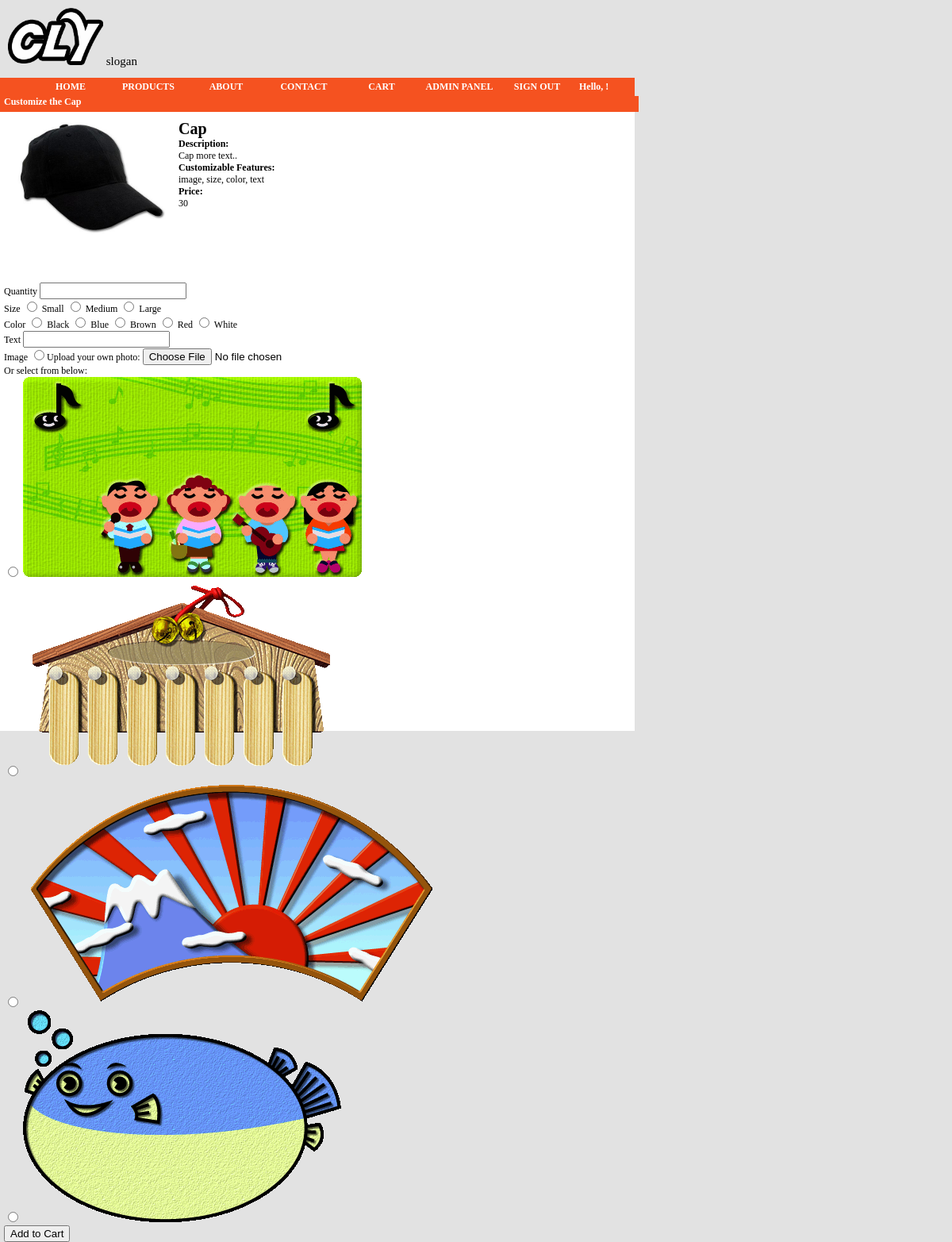
Page /add_product.php?id=3 (signed in) on the committed database.
### tables this page shows
CREATE TABLE IF NOT EXISTS products (
id INTEGER NOT NULL AUTO_INCREMENT PRIMARY KEY,
name VARCHAR(50) NOT NULL,
description VARCHAR(1024) NOT NULL,
price DOUBLE NOT NULL,
attr_list VARCHAR(50) NOT NULL,
sample_image VARCHAR(70) NOT NULL
);

CREATE TABLE IF NOT EXISTS images(
id INTEGER NOT NULL AUTO_INCREMENT PRIMARY KEY,
path VARCHAR(100) NOT NULL,  
owner INTEGER NOT NULL  
);

### classes/Product.php (called while the page is built, shortened)
<?php
class Product {
  private $info = array();
  static function find($id){
    $id = intval($id);
    $result = sql("SELECT * FROM products WHERE id = $id", SQL_SINGLE_ROW);
    $ret = new Product($result);
    return $ret;
  }
  private function __construct($info){
    $this->info = array_merge($this->info, $info);
    $this->info["attr_list"] = explode(",", $this->info["attr_list"]);
  }
  function get_cusproduct(){
    return $this->create_cusproduct(array(), 0);
  }
  function create_cusproduct($attrs, $isValidate = 1){
    $result_main = $this->info;
    $result_main["product_id"] = $result_main["id"];
    $result_main["quantity"] = intval($attrs["quantity"]);
    unset($result_main["id"]);
    unset($attrs["quantity"]);
    switch($this->info["id"]){
      case 3: try{ return new Cap($result_main, $attrs, $isValidate);
              }catch(Exception $e){ return false; }
    }
  }
}
?>

### classes/Mysql.php (called while the page is built, shortened)
<?php
class Mysql{
  static public function query($str, $limit=SQL_MULTIPLE_ROWS){
    $result=mysql_query($str);
    if($limit==SQL_SINGLE_VALUE){
      if(mysql_num_rows($result)!=1) return false;
      else return mysql_result($result, 0);
    }else if($limit==SQL_SINGLE_ROW){
      if(mysql_num_rows($result)!=1) return false;
      else return mysql_fetch_assoc($result);
    }else{
      $ret=array();
      if($result!==true){
        while($row=mysql_fetch_assoc($result)) $ret[]=$row;
        return $ret;
      }else return true;
    }
  }
}
?>

### inc.php (called while the page is built, shortened)
<?php
$user = User::logged_in_user();
function sql($query, $limit=1003){
  return Mysql::query($query, $limit);
}
?>

### classes/CusProduct.php (called while the page is built, shortened)
<?php
abstract class CusProduct {
  private $info=array();
  protected $attr=array();
  function __construct($main, $attrs, $isValidate=1){
    $this->info = array_merge($this->info, $main);
  }
  function get_product_id(){ return $this->info["product_id"]; }
  function get_name(){ return $this->info["name"]; }
  function get_description(){ return $this->info["description"]; }
  function get_price(){ return $this->info["price"]; }
  function get_sample_image(){ return $this->info["sample_image"]; }
  function get_attr_list(){ return $this->info["attr_list"]; }
  function get_attr(){ return $this->attr; }
}
?>

### classes/User.php (called while the page is built, shortened)
<?php
class User {
  private $id;
  function __construct($id){
    $info = sql("SELECT * FROM users WHERE id = $id", SQL_SINGLE_ROW);
    $this->id = $id;
  }
  function get_id(){
    return $this->id;
  }
  static function logged_in_user(){
    if(@isset($_SESSION["user_id"])) return new User($_SESSION["user_id"]);
    else return false;
  }
}
?>

### classes/Image.php (called while the page is built, shortened)
<?php
class Image {
  private $info=array();
  function __construct($info){
    $this->info = $info;
  }
  static function get_available_images($user_id){
    $ret=array();
    $results = sql("SELECT * FROM images WHERE owner=0 OR owner=$user_id");
    foreach($results as $result){
      $ret[] = new Image($result);
    }
    return $ret;
  }
  function get_id(){ return $this->info["id"]; }
  function get_path(){ return $this->info["path"]; }
}

### add_product.php (the view, shortened to what this page needs)
<?php
include 'inc.php';
$product_id = $_GET["id"];
$product = Product::find($product_id);
$cusproduct = $product->get_cusproduct();
include 'header.php';
include 'menu.php';
?>
<div id="content">
  <h3>Customize the <?php echo $cusproduct->get_name(); ?></h3>
    <div class="products-block">
      <div class="products-img-container">
        <img src="<?php echo $cusproduct->get_sample_image(); ?>" />
      </div>
      <div class="products-desc-container">
        <h4><?php echo $cusproduct->get_name(); ?></h4>
        <h5>Description: </h5>
          <span class="products-desc-text"><?php echo $cusproduct->get_description(); ?></span>
        <h5>Customizable Features: </h5>
          <span class="products-attr-list"><?php echo implode(", ", $cusproduct->get_attr_list()); ?></span>
        <h5>Price: </h5>
           <span class="products-price-text"><?php echo $cusproduct->get_price(); ?></span>
      </div>
      <div class="products-customize-container" style="clear: both;">
        <form method="post" enctype="multipart/form-data"
              action="add_product.php?id=<?php echo $cusproduct->get_product_id(); ?>">
          <label for="attr[quantity]">Quantity</label>
            <input type="text" name="attr[quantity]" value="<?php echo $_POST["attr"]["quantity"]; ?>" />
          <?php echo display_form_attr($user, $cusproduct, $_POST); ?>
          <input type="submit" name="submit" value="Add to Cart" />
        </form>
      </div>
    </div>
</div>
<?
include 'footer.php';
function display_form_attr($user, $cusproduct, $old_inputs){
  $ret = "";
  $attr = $cusproduct->get_attr();
  foreach($attr as $key=>$values){
    $ret.="<div class='products-customize-div'>\n";
    $ret.="<label for='attr[$key]'>".ucwords($key)."</label>\n";
    if($key=="image"){
      $ret.="<input type='radio' name='attr[$key]' value='0' />Upload your own photo:\n";
      $ret.="<input type='file' name='upload' /><br />\n";
      $ret.="Or select from below:<br />\n";
      $images = Image::get_available_images($user->get_id());
      $ret.="<div id='product-browse-images'>\n";
      foreach($images as $image){
        $ret.="<input type='radio' name='attr[$key]' value='{$image->get_id()}' />\n";
        $ret.="<img src='images/{$image->get_path()}' alt='images/{$image->get_path()}' />\n";
        $ret.="<br />\n";
      }
      $ret.="</div>\n";
    }else if($key=="text"){
      $ret.="<input type='text' name='attr[$key]' maxlength='$values'
              value='{$old_inputs["attr"][$key]}' />\n";
    }else{
      foreach($values as $value){
        $checked = ($old_inputs["attr"][$key] == $value ? "checked='checked'" : "");
        $ret.="<input type='radio' name='attr[$key]' value='$value' $checked> $value \n";
      }
    }
    $ret.="</div>\n";
  }
  return $ret;
}
?>

### stylesheet.css (style rules this page uses)
body { border: 0px; margin: 0px; font-size: 12px; background-color: #E2E2E2; }
#content { width: 800px; height: 800px; background-color: #FFFFFF; margin: 0px; clear: both; }
h3 { padding-left: 5px; margin: 0px; background-color: #F55220; width: 100%; height: 20px; font-weight: bold; color: #FFFFFF; font-size: 12px; }
.products-block { padding: 5px; height: 130px; width: 800px; }
.products-img-container { float: left; width: 200px; height: 200px; }
.products-img-container img { width: 200px; padding: 5px; }
.products-desc-container { float: left; height: 200px; width: 400px; padding: 5px; margin-left: 15px; }
h4 { font-size: 20px; margin: 0px; }
h5 { font-size: 12px; font-weight: bold; margin: 0px; }

### rows in the picture
products: name "Cap", sample_image (picture), description "Cap more text..", price "30"
images: path (picture)
images: path (picture)
images: path (picture)
images: path (picture)

### other values in the picture
implode(", ", $cusproduct->get_attr_list()) "image, size, color, text"
$key "Size"
$value "Small"
$value "Medium"
$value "Large"
$key "Color"
$value "Black"
$value "Blue"
$value "Brown"
$value "Red"
$value "White"
$key "Text"
$key "Image"
